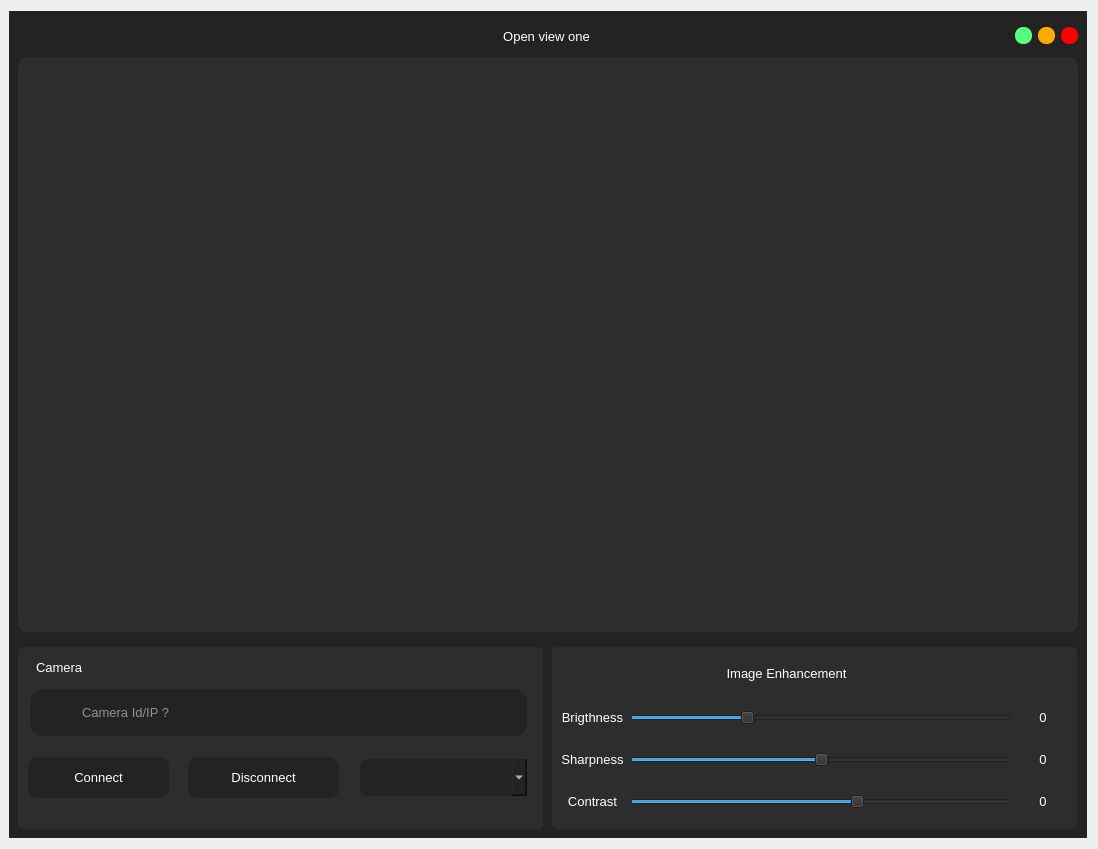
<?xml version="1.0" encoding="UTF-8"?>
<ui version="4.0">
 <class>Dialog</class>
 <widget class="QDialog" name="Dialog">
  <property name="geometry">
   <rect>
    <x>0</x>
    <y>0</y>
    <width>1098</width>
    <height>849</height>
   </rect>
  </property>
  <property name="minimumSize">
   <size>
    <width>1098</width>
    <height>819</height>
   </size>
  </property>
  <property name="maximumSize">
   <size>
    <width>1098</width>
    <height>880</height>
   </size>
  </property>
  <property name="windowTitle">
   <string>Dialog</string>
  </property>
  <layout class="QVBoxLayout" name="verticalLayout">
   <property name="leftMargin">
    <number>9</number>
   </property>
   <item>
    <widget class="QFrame" name="frame">
     <property name="styleSheet">
      <string notr="true">background-color: rgb(45, 45, 45);</string>
     </property>
     <property name="frameShape">
      <enum>QFrame::NoFrame</enum>
     </property>
     <property name="frameShadow">
      <enum>QFrame::Raised</enum>
     </property>
     <layout class="QVBoxLayout" name="verticalLayout_4">
      <property name="spacing">
       <number>0</number>
      </property>
      <property name="leftMargin">
       <number>0</number>
      </property>
      <property name="topMargin">
       <number>0</number>
      </property>
      <property name="rightMargin">
       <number>0</number>
      </property>
      <property name="bottomMargin">
       <number>0</number>
      </property>
      <item>
       <widget class="QFrame" name="frame_2">
        <property name="styleSheet">
         <string notr="true">QFrame{
	background-color: rgb(35, 35, 35);
	border-radius:5px;
}</string>
        </property>
        <property name="frameShape">
         <enum>QFrame::NoFrame</enum>
        </property>
        <property name="frameShadow">
         <enum>QFrame::Raised</enum>
        </property>
        <layout class="QVBoxLayout" name="verticalLayout_2">
         <property name="leftMargin">
          <number>0</number>
         </property>
         <property name="topMargin">
          <number>0</number>
         </property>
         <property name="rightMargin">
          <number>0</number>
         </property>
         <property name="bottomMargin">
          <number>0</number>
         </property>
         <item>
          <widget class="QFrame" name="frame_3">
           <property name="minimumSize">
            <size>
             <width>0</width>
             <height>40</height>
            </size>
           </property>
           <property name="maximumSize">
            <size>
             <width>16777215</width>
             <height>30</height>
            </size>
           </property>
           <property name="frameShape">
            <enum>QFrame::NoFrame</enum>
           </property>
           <property name="frameShadow">
            <enum>QFrame::Raised</enum>
           </property>
           <layout class="QHBoxLayout" name="horizontalLayout">
            <property name="topMargin">
             <number>0</number>
            </property>
            <property name="bottomMargin">
             <number>0</number>
            </property>
            <item>
             <widget class="QLabel" name="label">
              <property name="minimumSize">
               <size>
                <width>60</width>
                <height>0</height>
               </size>
              </property>
              <property name="maximumSize">
               <size>
                <width>60</width>
                <height>16777215</height>
               </size>
              </property>
              <property name="text">
               <string/>
              </property>
              <property name="pixmap">
               <pixmap resource="../resource/asset.qrc">:/icons/asset/video.svg</pixmap>
              </property>
             </widget>
            </item>
            <item>
             <widget class="QLabel" name="label_2">
              <property name="font">
               <font>
                <family>Arial</family>
                <pointsize>10</pointsize>
               </font>
              </property>
              <property name="styleSheet">
               <string notr="true">QLabel{
	color: rgb(255, 255, 255);
}</string>
              </property>
              <property name="text">
               <string>Open view one</string>
              </property>
              <property name="alignment">
               <set>Qt::AlignCenter</set>
              </property>
             </widget>
            </item>
            <item>
             <widget class="QPushButton" name="btn_minimize">
              <property name="minimumSize">
               <size>
                <width>16</width>
                <height>16</height>
               </size>
              </property>
              <property name="maximumSize">
               <size>
                <width>17</width>
                <height>17</height>
               </size>
              </property>
              <property name="styleSheet">
               <string notr="true">QPushButton{
	background-color: rgb(85, 255, 127);
	border:none;
	border-radius: 8px;
}

QPushButton:hover{	
	background-color: rgba(85, 255, 127,150);
	
}</string>
              </property>
              <property name="text">
               <string/>
              </property>
             </widget>
            </item>
            <item>
             <widget class="QPushButton" name="btn_maximize">
              <property name="minimumSize">
               <size>
                <width>16</width>
                <height>16</height>
               </size>
              </property>
              <property name="maximumSize">
               <size>
                <width>17</width>
                <height>17</height>
               </size>
              </property>
              <property name="styleSheet">
               <string notr="true">QPushButton{
	
	background-color: rgb(255, 170, 0);
	border:none;
	border-radius: 8px;
}

QPushButton:hover{	
	background-color: rgba(255, 170, 0,150);
	
}</string>
              </property>
              <property name="text">
               <string/>
              </property>
             </widget>
            </item>
            <item>
             <widget class="QPushButton" name="btn_close">
              <property name="minimumSize">
               <size>
                <width>16</width>
                <height>16</height>
               </size>
              </property>
              <property name="maximumSize">
               <size>
                <width>17</width>
                <height>17</height>
               </size>
              </property>
              <property name="styleSheet">
               <string notr="true">QPushButton{
	background-color: rgb(255, 0, 0);
	border:none;
	border-radius: 8px;
}

QPushButton:hover{	
	background-color: rgba(255, 0, 0,150);
	
}</string>
              </property>
              <property name="text">
               <string/>
              </property>
             </widget>
            </item>
           </layout>
          </widget>
         </item>
         <item>
          <widget class="QFrame" name="frame_4">
           <property name="frameShape">
            <enum>QFrame::NoFrame</enum>
           </property>
           <property name="frameShadow">
            <enum>QFrame::Raised</enum>
           </property>
           <layout class="QVBoxLayout" name="verticalLayout_3">
            <property name="leftMargin">
             <number>9</number>
            </property>
            <property name="topMargin">
             <number>0</number>
            </property>
            <property name="rightMargin">
             <number>9</number>
            </property>
            <property name="bottomMargin">
             <number>0</number>
            </property>
            <item>
             <widget class="QFrame" name="camera_view">
              <property name="minimumSize">
               <size>
                <width>0</width>
                <height>400</height>
               </size>
              </property>
              <property name="styleSheet">
               <string notr="true">QFrame{
	border-radius:10px;
	background-color: rgb(45, 45, 45);
}</string>
              </property>
              <property name="frameShape">
               <enum>QFrame::NoFrame</enum>
              </property>
              <property name="frameShadow">
               <enum>QFrame::Raised</enum>
              </property>
              <layout class="QVBoxLayout" name="verticalLayout_5">
               <property name="spacing">
                <number>6</number>
               </property>
               <property name="leftMargin">
                <number>0</number>
               </property>
               <property name="topMargin">
                <number>0</number>
               </property>
               <property name="rightMargin">
                <number>0</number>
               </property>
               <property name="bottomMargin">
                <number>0</number>
               </property>
               <item>
                <widget class="QLabel" name="camera_feeds">
                 <property name="font">
                  <font>
                   <family>Arial</family>
                   <pointsize>12</pointsize>
                  </font>
                 </property>
                 <property name="styleSheet">
                  <string notr="true">QLabel{
	color: rgb(255, 255, 255);
	border-radius:10px;
	background-color: rgb(45, 45, 45);
}</string>
                 </property>
                 <property name="text">
                  <string/>
                 </property>
                 <property name="pixmap">
                  <pixmap resource="../resource/asset.qrc">:/icons/asset/camera-off.svg</pixmap>
                 </property>
                 <property name="alignment">
                  <set>Qt::AlignCenter</set>
                 </property>
                </widget>
               </item>
              </layout>
             </widget>
            </item>
           </layout>
          </widget>
         </item>
         <item>
          <widget class="QFrame" name="frame_5">
           <property name="maximumSize">
            <size>
             <width>16777215</width>
             <height>200</height>
            </size>
           </property>
           <property name="frameShape">
            <enum>QFrame::NoFrame</enum>
           </property>
           <property name="frameShadow">
            <enum>QFrame::Raised</enum>
           </property>
           <layout class="QHBoxLayout" name="horizontalLayout_2">
            <property name="spacing">
             <number>9</number>
            </property>
            <property name="leftMargin">
             <number>9</number>
            </property>
            <item>
             <widget class="QFrame" name="frame_6">
              <property name="minimumSize">
               <size>
                <width>525</width>
                <height>0</height>
               </size>
              </property>
              <property name="maximumSize">
               <size>
                <width>520</width>
                <height>16777215</height>
               </size>
              </property>
              <property name="styleSheet">
               <string notr="true">
QFrame{
	background-color: rgb(45, 45, 45);
	border-radius:5px;
}</string>
              </property>
              <property name="frameShape">
               <enum>QFrame::StyledPanel</enum>
              </property>
              <property name="frameShadow">
               <enum>QFrame::Raised</enum>
              </property>
              <widget class="QLabel" name="label_28">
               <property name="geometry">
                <rect>
                 <x>20</x>
                 <y>50</y>
                 <width>41</width>
                 <height>31</height>
                </rect>
               </property>
               <property name="styleSheet">
                <string notr="true">background-color: rgb(35,35,35);</string>
               </property>
               <property name="text">
                <string/>
               </property>
               <property name="pixmap">
                <pixmap resource="../resource/asset.qrc">:/icons/asset/video.svg</pixmap>
               </property>
              </widget>
              <widget class="QPushButton" name="btn_exit_cam_connect">
               <property name="geometry">
                <rect>
                 <x>10</x>
                 <y>110</y>
                 <width>141</width>
                 <height>41</height>
                </rect>
               </property>
               <property name="font">
                <font>
                 <pointsize>10</pointsize>
                </font>
               </property>
               <property name="styleSheet">
                <string notr="true">QPushButton{
	color: rgb(255, 255, 255);
	background-color: rgb(35, 35, 35);
	border:none;
	border-radius: 10px;
}

QPushButton:hover{
	border-radius: 20px;
}

QPushButton:pressed{
	border: 2px solid rgb(255,255,255);	
}</string>
               </property>
               <property name="text">
                <string>Connect</string>
               </property>
               <property name="icon">
                <iconset resource="../resource/asset.qrc">
                 <normaloff>:/icons/asset/video.svg</normaloff>:/icons/asset/video.svg</iconset>
               </property>
               <property name="iconSize">
                <size>
                 <width>30</width>
                 <height>30</height>
                </size>
               </property>
               <property name="flat">
                <bool>true</bool>
               </property>
              </widget>
              <widget class="QLineEdit" name="exit_cam_ip">
               <property name="geometry">
                <rect>
                 <x>10</x>
                 <y>40</y>
                 <width>501</width>
                 <height>51</height>
                </rect>
               </property>
               <property name="font">
                <font>
                 <pointsize>10</pointsize>
                </font>
               </property>
               <property name="styleSheet">
                <string notr="true">QLineEdit{
    background-color: rgb(35,35,35);
	color: rgb(255, 255, 255);
	border: 2px solid  rgb(45, 45, 45);
	border-radius:15px;
	padding-left: 50px;
}

QLineEdit:hover{
	border:2px solid rgb(35, 35, 35);
}

QLineEdit:focus{
	border:2px solid rgb(255, 255, 255);
}</string>
               </property>
               <property name="placeholderText">
                <string>Camera Id/IP ?</string>
               </property>
               <property name="clearButtonEnabled">
                <bool>true</bool>
               </property>
              </widget>
              <widget class="QComboBox" name="exit_comboBox">
               <property name="geometry">
                <rect>
                 <x>340</x>
                 <y>110</y>
                 <width>171</width>
                 <height>41</height>
                </rect>
               </property>
               <property name="minimumSize">
                <size>
                 <width>0</width>
                 <height>41</height>
                </size>
               </property>
               <property name="maximumSize">
                <size>
                 <width>16777215</width>
                 <height>41</height>
                </size>
               </property>
               <property name="font">
                <font>
                 <pointsize>10</pointsize>
                </font>
               </property>
               <property name="styleSheet">
                <string notr="true">QComboBox{
	background-color: rgb(35,35,35);
	color: rgb(255, 255, 255);
	border: 2px solid rgb(45, 45, 45);
	padding-left:10px;
	border-radius: 10px;
}</string>
               </property>
               <property name="frame">
                <bool>false</bool>
               </property>
              </widget>
              <widget class="QPushButton" name="btn_exit_cam_disconect">
               <property name="geometry">
                <rect>
                 <x>170</x>
                 <y>110</y>
                 <width>151</width>
                 <height>41</height>
                </rect>
               </property>
               <property name="font">
                <font>
                 <pointsize>10</pointsize>
                </font>
               </property>
               <property name="styleSheet">
                <string notr="true">QPushButton{
	color: rgb(255, 255, 255);
	background-color: rgb(35, 35, 35);
	border:none;
	border-radius: 10px;
}

QPushButton:hover{
	border-radius: 20px;
}

QPushButton:pressed{
	border: 2px solid rgb(255,255,255);	
}</string>
               </property>
               <property name="text">
                <string>Disconnect</string>
               </property>
               <property name="icon">
                <iconset resource="../resource/asset.qrc">
                 <normaloff>:/icons/asset/video-off.svg</normaloff>:/icons/asset/video-off.svg</iconset>
               </property>
               <property name="iconSize">
                <size>
                 <width>30</width>
                 <height>30</height>
                </size>
               </property>
               <property name="flat">
                <bool>true</bool>
               </property>
              </widget>
              <widget class="QLabel" name="label_15">
               <property name="geometry">
                <rect>
                 <x>10</x>
                 <y>10</y>
                 <width>451</width>
                 <height>20</height>
                </rect>
               </property>
               <property name="minimumSize">
                <size>
                 <width>0</width>
                 <height>20</height>
                </size>
               </property>
               <property name="maximumSize">
                <size>
                 <width>16777215</width>
                 <height>20</height>
                </size>
               </property>
               <property name="font">
                <font>
                 <family>Arial</family>
                 <pointsize>10</pointsize>
                </font>
               </property>
               <property name="styleSheet">
                <string notr="true">color: rgb(255, 255, 255);
padding-left:5px;</string>
               </property>
               <property name="text">
                <string>Camera </string>
               </property>
               <property name="alignment">
                <set>Qt::AlignLeading|Qt::AlignLeft|Qt::AlignVCenter</set>
               </property>
              </widget>
              <zorder>btn_exit_cam_connect</zorder>
              <zorder>exit_cam_ip</zorder>
              <zorder>exit_comboBox</zorder>
              <zorder>btn_exit_cam_disconect</zorder>
              <zorder>label_28</zorder>
              <zorder>label_15</zorder>
             </widget>
            </item>
            <item>
             <widget class="QFrame" name="frame_7">
              <property name="maximumSize">
               <size>
                <width>525</width>
                <height>16777215</height>
               </size>
              </property>
              <property name="styleSheet">
               <string notr="true">QFrame{
	background-color: rgb(45, 45, 45);
	border-radius:5px;
}</string>
              </property>
              <property name="frameShape">
               <enum>QFrame::NoFrame</enum>
              </property>
              <property name="frameShadow">
               <enum>QFrame::Raised</enum>
              </property>
              <layout class="QGridLayout" name="gridLayout">
               <property name="verticalSpacing">
                <number>20</number>
               </property>
               <item row="2" column="2">
                <widget class="QLabel" name="sharpness_value">
                 <property name="minimumSize">
                  <size>
                   <width>50</width>
                   <height>0</height>
                  </size>
                 </property>
                 <property name="font">
                  <font>
                   <family>Arial</family>
                   <pointsize>10</pointsize>
                   <weight>50</weight>
                   <bold>false</bold>
                  </font>
                 </property>
                 <property name="styleSheet">
                  <string notr="true">QLabel{
	color: rgb(255, 255, 255);
	background-color: rgb(45, 45, 45);
	border-radius: 10px;
}</string>
                 </property>
                 <property name="text">
                  <string>0</string>
                 </property>
                 <property name="alignment">
                  <set>Qt::AlignCenter</set>
                 </property>
                </widget>
               </item>
               <item row="2" column="1">
                <widget class="QSlider" name="sharpness">
                 <property name="maximum">
                  <number>100</number>
                 </property>
                 <property name="value">
                  <number>50</number>
                 </property>
                 <property name="orientation">
                  <enum>Qt::Horizontal</enum>
                 </property>
                </widget>
               </item>
               <item row="1" column="1">
                <widget class="QSlider" name="brigthness">
                 <property name="toolTip">
                  <string/>
                 </property>
                 <property name="maximum">
                  <number>100</number>
                 </property>
                 <property name="value">
                  <number>30</number>
                 </property>
                 <property name="orientation">
                  <enum>Qt::Horizontal</enum>
                 </property>
                </widget>
               </item>
               <item row="3" column="2">
                <widget class="QLabel" name="contrast_value">
                 <property name="minimumSize">
                  <size>
                   <width>50</width>
                   <height>0</height>
                  </size>
                 </property>
                 <property name="font">
                  <font>
                   <family>Arial</family>
                   <pointsize>10</pointsize>
                   <weight>50</weight>
                   <bold>false</bold>
                  </font>
                 </property>
                 <property name="styleSheet">
                  <string notr="true">QLabel{
	color: rgb(255, 255, 255);
	background-color: rgb(45, 45, 45);
	border-radius: 10px;
}</string>
                 </property>
                 <property name="text">
                  <string>0</string>
                 </property>
                 <property name="alignment">
                  <set>Qt::AlignCenter</set>
                 </property>
                </widget>
               </item>
               <item row="2" column="0">
                <widget class="QLabel" name="entry_erosion_label">
                 <property name="font">
                  <font>
                   <family>Arial</family>
                   <pointsize>10</pointsize>
                   <weight>50</weight>
                   <bold>false</bold>
                  </font>
                 </property>
                 <property name="styleSheet">
                  <string notr="true">QLabel{
	color: rgb(255, 255, 255);
	background-color: rgb(45, 45, 45);
	border-radius: 10px;
}</string>
                 </property>
                 <property name="text">
                  <string>Sharpness</string>
                 </property>
                 <property name="alignment">
                  <set>Qt::AlignCenter</set>
                 </property>
                </widget>
               </item>
               <item row="3" column="1">
                <widget class="QSlider" name="contrast">
                 <property name="maximum">
                  <number>100</number>
                 </property>
                 <property name="value">
                  <number>60</number>
                 </property>
                 <property name="orientation">
                  <enum>Qt::Horizontal</enum>
                 </property>
                </widget>
               </item>
               <item row="1" column="2">
                <widget class="QLabel" name="brightness_value">
                 <property name="minimumSize">
                  <size>
                   <width>50</width>
                   <height>0</height>
                  </size>
                 </property>
                 <property name="font">
                  <font>
                   <family>Arial</family>
                   <pointsize>10</pointsize>
                   <weight>50</weight>
                   <bold>false</bold>
                  </font>
                 </property>
                 <property name="styleSheet">
                  <string notr="true">QLabel{
	color: rgb(255, 255, 255);
	background-color: rgb(45, 45, 45);
	border-radius: 10px;
}</string>
                 </property>
                 <property name="text">
                  <string>0</string>
                 </property>
                 <property name="alignment">
                  <set>Qt::AlignCenter</set>
                 </property>
                </widget>
               </item>
               <item row="1" column="0">
                <widget class="QLabel" name="entry_dilation_label">
                 <property name="font">
                  <font>
                   <family>Arial</family>
                   <pointsize>10</pointsize>
                   <weight>50</weight>
                   <bold>false</bold>
                  </font>
                 </property>
                 <property name="styleSheet">
                  <string notr="true">QLabel{
	color: rgb(255, 255, 255);
	background-color: rgb(45, 45, 45);
	border-radius: 10px;
}</string>
                 </property>
                 <property name="text">
                  <string>Brigthness</string>
                 </property>
                 <property name="alignment">
                  <set>Qt::AlignCenter</set>
                 </property>
                </widget>
               </item>
               <item row="0" column="0" colspan="2">
                <widget class="QLabel" name="label_14">
                 <property name="minimumSize">
                  <size>
                   <width>0</width>
                   <height>20</height>
                  </size>
                 </property>
                 <property name="maximumSize">
                  <size>
                   <width>16777215</width>
                   <height>20</height>
                  </size>
                 </property>
                 <property name="font">
                  <font>
                   <family>Arial</family>
                   <pointsize>10</pointsize>
                  </font>
                 </property>
                 <property name="styleSheet">
                  <string notr="true">color: rgb(255, 255, 255);</string>
                 </property>
                 <property name="text">
                  <string>Image Enhancement</string>
                 </property>
                 <property name="alignment">
                  <set>Qt::AlignCenter</set>
                 </property>
                </widget>
               </item>
               <item row="3" column="0">
                <widget class="QLabel" name="entry_blur_label">
                 <property name="font">
                  <font>
                   <family>Arial</family>
                   <pointsize>10</pointsize>
                   <weight>50</weight>
                   <bold>false</bold>
                  </font>
                 </property>
                 <property name="styleSheet">
                  <string notr="true">QLabel{
	color: rgb(255, 255, 255);
	background-color: rgb(45, 45, 45);
	border-radius: 10px;
}</string>
                 </property>
                 <property name="text">
                  <string>Contrast</string>
                 </property>
                 <property name="alignment">
                  <set>Qt::AlignCenter</set>
                 </property>
                </widget>
               </item>
              </layout>
             </widget>
            </item>
           </layout>
          </widget>
         </item>
        </layout>
       </widget>
      </item>
     </layout>
    </widget>
   </item>
  </layout>
 </widget>
 <resources>
  <include location="../resource/asset.qrc"/>
 </resources>
 <connections/>
</ui>
